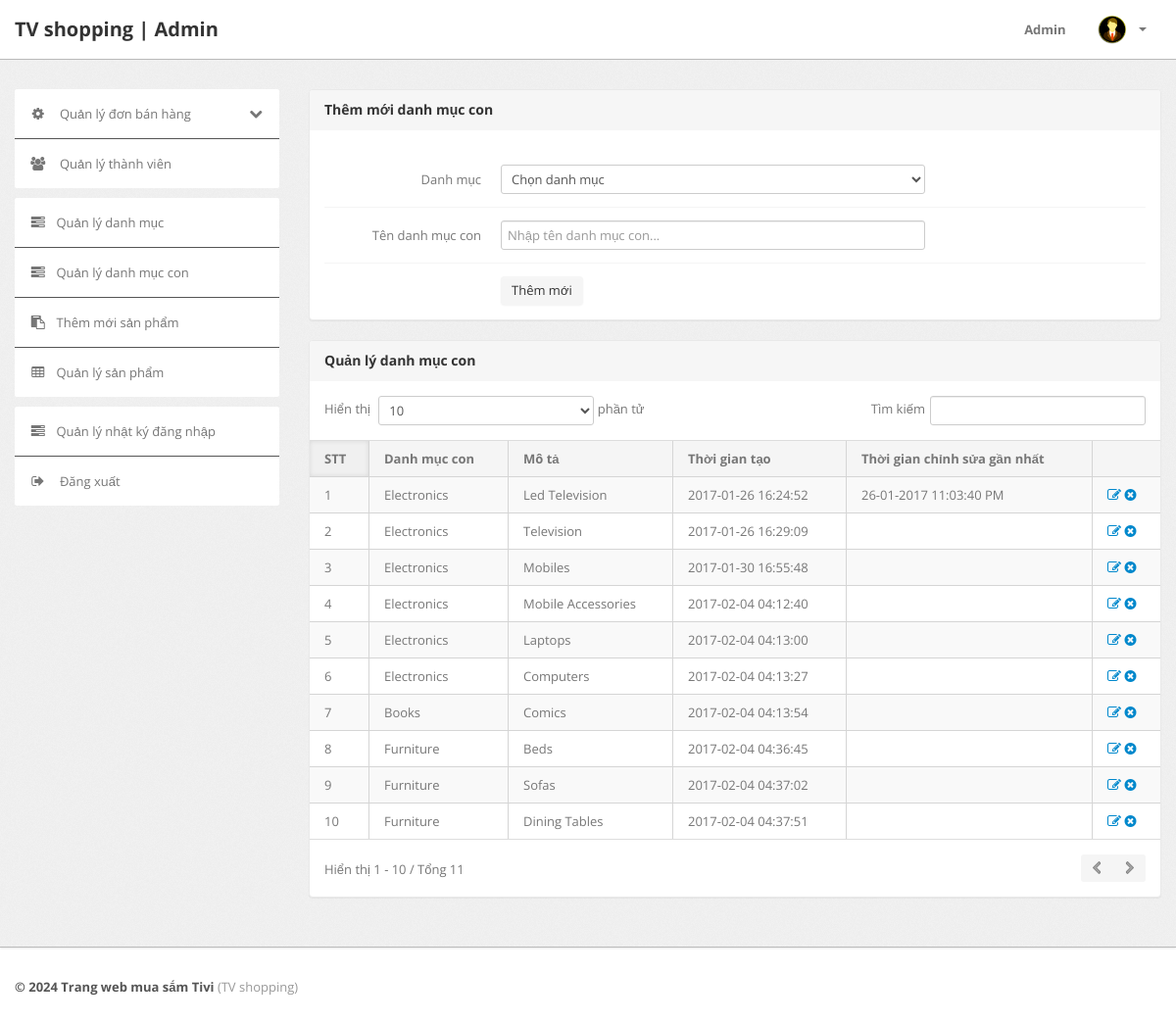
Before: /admin/subcategory.php (signed in) with the older database file.
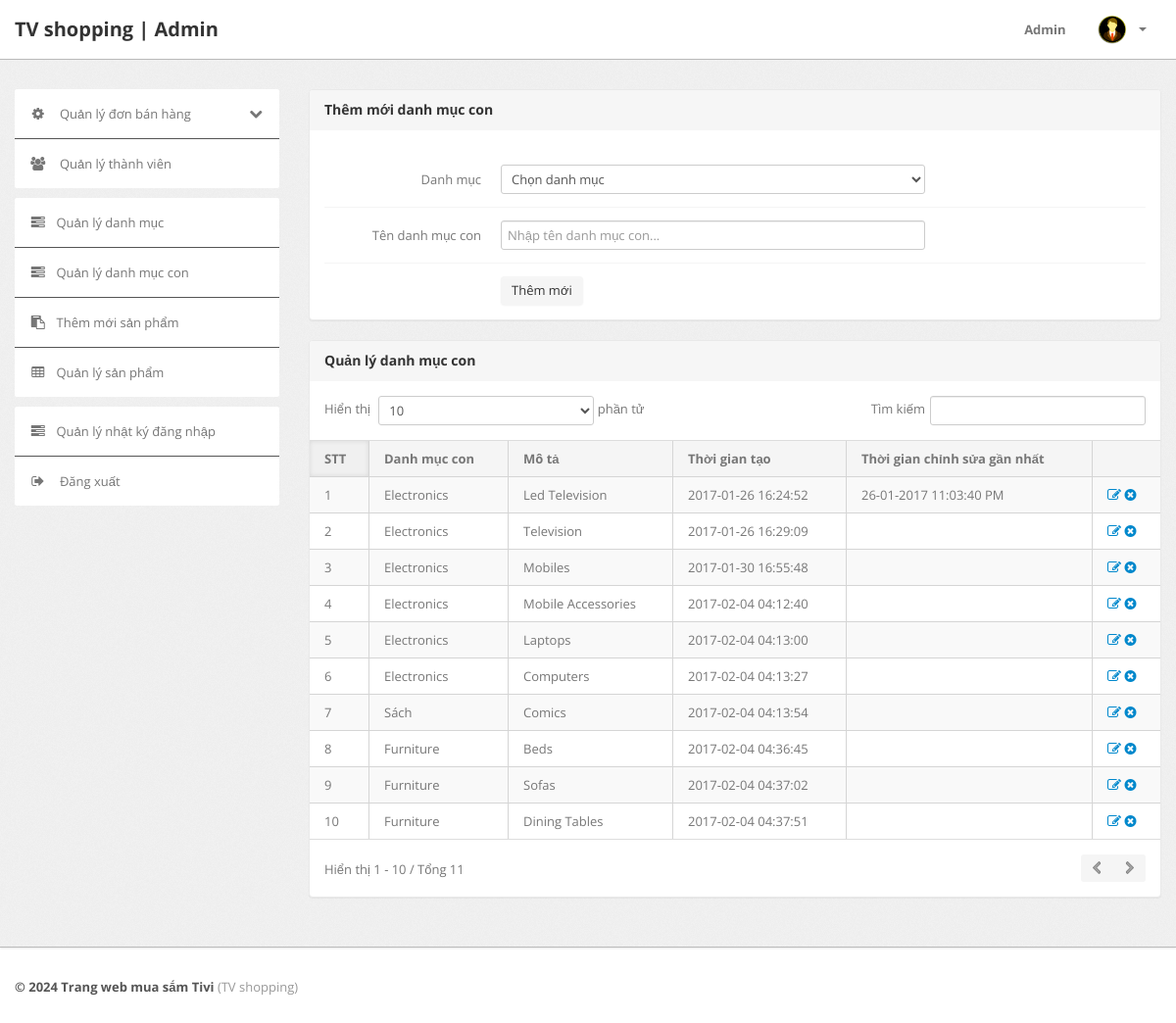
After: the same page with the newer database file.
### tables this page shows
CREATE TABLE `subcategory` (
  `id` int(11) NOT NULL,
  `categoryid` int(11) DEFAULT NULL,
  `subcategory` varchar(255) DEFAULT NULL,
  `creationDate` timestamp NULL DEFAULT current_timestamp(),
  `updationDate` varchar(255) DEFAULT NULL
);

CREATE TABLE `category` (
  `id` int(11) NOT NULL,
  `categoryName` varchar(255) DEFAULT NULL,
  `categoryDescription` longtext DEFAULT NULL,
  `creationDate` timestamp NOT NULL DEFAULT current_timestamp(),
  `updationDate` varchar(255) DEFAULT NULL
);

### admin/subcategory.php (the view, shortened to what this page needs)
<?php
include ('include/config.php');
if (strlen($_SESSION['alogin']) == 0) {
	header('location:index.php');
} else {
	?>
	<!DOCTYPE html>
	<html lang="en">
	<head>
		<link type="text/css" href="bootstrap/css/bootstrap.min.css" rel="stylesheet">
		<link type="text/css" href="bootstrap/css/bootstrap-responsive.min.css" rel="stylesheet">
		<link type="text/css" href="css/theme.css" rel="stylesheet">
		<link type="text/css" href="images/icons/css/font-awesome.css" rel="stylesheet">
	</head>
	<body>
		<?php include ('include/header.php'); ?>
		<div class="wrapper">
			<div class="container">
				<div class="row">
					<?php include ('include/sidebar.php'); ?>
					<div class="span9">
						<div class="content">
							<div class="module">
								<div class="module-head">
									<h3>Thêm mới danh mục con</h3>
								</div>
								<div class="module-body">
									<br />
									<form class="form-horizontal row-fluid" name="subcategory" method="post">
										<div class="control-group">
											<label class="control-label" for="basicinput">Danh mục</label>
											<div class="controls">
												<select name="category" class="span8 tip" required>
													<option value="">Chọn danh mục</option>
												</select>
											</div>
										</div>
										<div class="control-group">
											<label class="control-label" for="basicinput">Tên danh mục con</label>
											<div class="controls">
												<input type="text" placeholder="Nhập tên danh mục con..." name="subcategory"
													class="span8 tip" required>
											</div>
										</div>
										<div class="control-group">
											<div class="controls">
												<button type="submit" name="submit" class="btn">Thêm mới</button>
											</div>
										</div>
									</form>
								</div>
							</div>
							<div class="module">
								<div class="module-head">
									<h3>Quản lý danh mục con</h3>
								</div>
								<div class="module-body table">
									<table cellpadding="0" cellspacing="0" border="0"
										class="datatable-1 table table-bordered table-striped	 display" width="100%">
										<thead>
											<tr>
												<th>STT</th>
												<th>Danh mục con</th>
												<th>Mô tả</th>
												<th>Thời gian tạo</th>
												<th>Thời gian chỉnh sửa gần nhất</th>
												<th></th>
											</tr>
										</thead>
										<tbody>
											<?php $query = mysqli_query($con, "select subcategory.id,category.categoryName,subcategory.subcategory,subcategory.creationDate,subcategory.updationDate from subcategory join category on category.id=subcategory.categoryid");
											$cnt = 1;
											while ($row = mysqli_fetch_array($query)) {
												?>
												<tr>
													<td><?php echo htmlentities($cnt); ?></td>
													<td><?php echo htmlentities($row['categoryName']); ?></td>
													<td><?php echo htmlentities($row['subcategory']); ?></td>
													<td> <?php echo htmlentities($row['creationDate']); ?></td>
													<td><?php echo htmlentities($row['updationDate']); ?></td>
													<td>
														<a href="edit-subcategory.php?id=<?php echo $row['id'] ?>"><i
																class="icon-edit"></i></a>
														<a href="subcategory.php?id=<?php echo $row['id'] ?>&del=delete"
															onClick="return confirm('Are you sure you want to delete?')"><i
																class="icon-remove-sign"></i></a>
													</td>
												</tr>
												<?php $cnt = $cnt + 1;
											} ?>
									</table>
								</div>
							</div>
						</div>
					</div>
				</div>
			</div>
		</div>
		<?php include ('include/footer.php'); ?>
	</body>
<?php } ?>

Changed rows visible on the page:
changed through a linked row, subcategory "Comics": categoryid.categoryName "Books" → "Sách"
